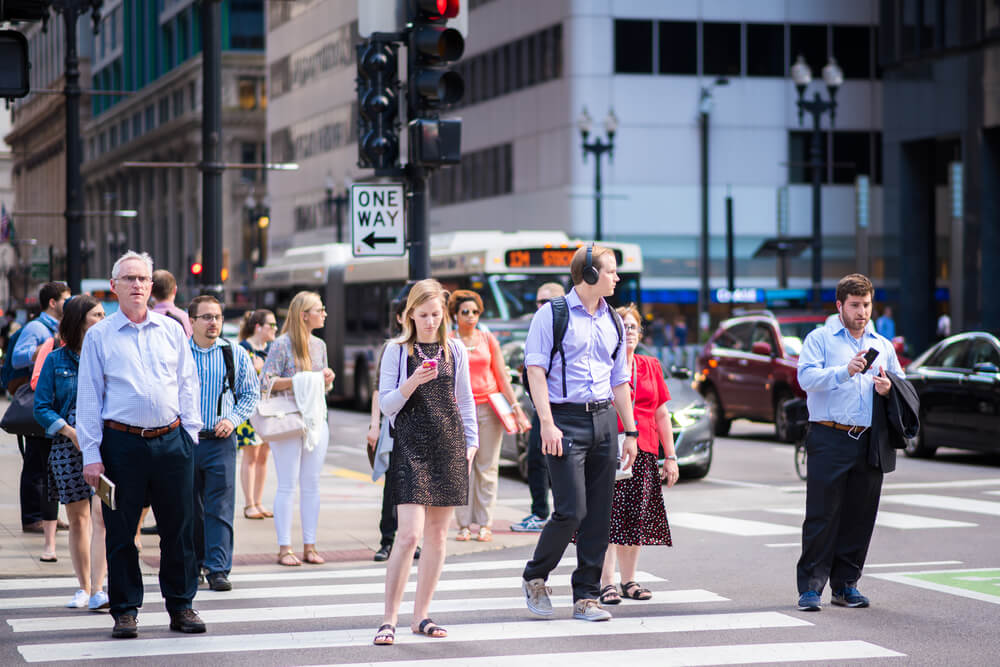
#> input picture Object Detection/files/pedestrians.jpg, 1000 x 667 px
$ jupyter execute --allow-errors Untitled.ipynb   (shell and % lines are left out)
#> lines starting #> are read from the running program, lines starting #| are printed output that depends on the picture
[cell 1]
import cv2
import numpy as np
import matplotlib.pyplot as plt

### 1. load the YoloV3 weights and configuration file with the help of `dnn` module of OpenCV.

#> (a cell that did not finish here is left out)

#> (a cell that did not finish here is left out)

### 2. `coco.names` file contains the names of the different objects that our model has been trained to identify. We store them in a list called classes.

[cell 4]
classes = []

with open("data/coco.names", "r") as f:
#> (reads Object Detection/data/coco.names from the repository)
    classes = f.read().splitlines()

type(classes)

[cell 5]
len(classes)

[cell 6]
print(classes)

[cell 7]
type(classes[0])

#> (a cell that did not finish here is left out)

##### `read()` function

#> (a cell that did not finish here is left out)

[cell 10]
f

[cell 11]
type(f)

#> (a cell that did not finish here is left out)

#> (a cell that did not finish here is left out)

##### `splitlines()` function

The splitlines() method splits a string into a list. The splitting is done at line breaks.

[cell 14]
text = "Hello YOLO!\nYou're awesome."
text.splitlines()

### 3. Now to run a forward pass using the `cv2.dnn` module, we need to pass in the names of layers for which the output is to be computed. `net.getUnconnectedOutLayers()` returns the indices of the output layers of the network.

#> (a cell that did not finish here is left out)

#> (a cell that did not finish here is left out)

#### Note:

YOLOv3 has total 106 layers. The above layers are responsible for object detection.

#> (a cell that did not finish here is left out)

##### Yolo has: 75 cnn-layers (convolutional layers) + 31 other layers (shortcut, route, upsample, yolo) = 106 layers in total.

#> (a cell that did not finish here is left out)

### 4. read the image, resize it

[cell 19]
def load_image(img_path):
    # image loading
#> called with img_path = 'files/pedestrians.jpg'
    img = cv2.imread(img_path)
#> img is the input picture: shape (667, 1000, 3); mean B, G, R 123.9, 112.8, 114.7
    img = cv2.resize(img, None, fx=0.4, fy=0.4)
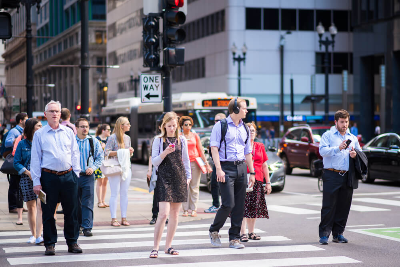
#> img: shape (267, 400, 3); mean B, G, R 123.9, 112.8, 114.7
    height, width, channels = img.shape
#> height = 267; width = 400; channels = 3

    return img, height, width, channels

[cell 20]
img, height, width, channels = load_image("files/pedestrians.jpg")
#> height = 267; width = 400; channels = 3

[cell 21]
type(img), type(height), type(width), type(channels)

[cell 22]
height, width, channels
#> Out = (267, 400, 3)

[cell 23]
img.shape
#> Out = (267, 400, 3)
